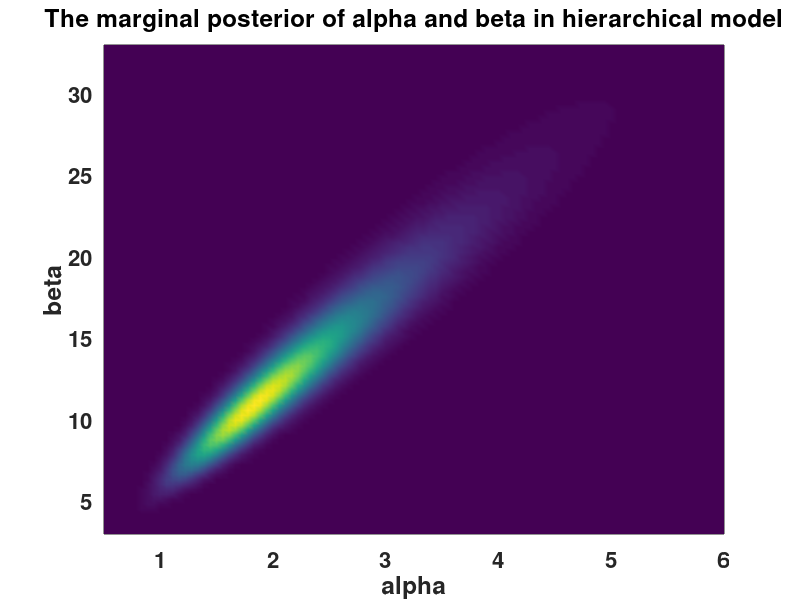

Source code (MATLAB): (Note: this script raises an error after producing the figure.)
% Bayesian data analysis
% Aki Vehtari <Aki.Vehtari@aalto.fi>

% Hierarchical model for Rats experiment (BDA3, p. 102)

% Rat data (BDA3, p. 102)
y=[0  0  0  0  0  0  0  0  0  0 ...
0  0  0  0  1  1  1  1  1  1 ...
1  1  2  2  2  2  2  2  2  2 ...
2  1  5  2  5  3  2  7  7  3 ...
3  2  9  10  4  4  4  4  4  4 ...
4  10  4  4  4  5  11  12  5  5 ...
6  5  6  6  6  6  16  15  15  9 ...
4];
n=[20  20  20  20  20  20  20  19  19  19 ...
19  18  18  17  20  20  20  20  19  19 ...
18  18  25  24  23  20  20  20  20  20 ...
20  10  49  19  46  27  17  49  47  20 ...
20  13  48  50  20  20  20  20  20  20 ...
20  48  19  19  19  22  46  49  20  20 ...
23  19  22  20  20  20  52  46  47  24 ...
14];

% Default setting for figure
clf
set(gcf,'DefaultAxesFontSize',16,'DefaultAxesFontWeight','bold')
set(gcf,'DefaultLineLineWidth',2)
set(gcf,'Position',[200 60 820 640]);
box on

% How many experiments
M=length(y);

clf
x=linspace(0,1,1000);
% Plot separate model
box on
for i=1:M
  px=betapdf(x,y(i)+1,n(i)-y(i)+1);
  h1=line(x,px);
end
% The last one is for emphasize colored red
h2=line(x,px,'Color','r');
set(gca,'Ytick',[])
title('Tumor rats - Separate model')
legend([h1 h2],'Posterior of \theta_j','Posterior of \theta_{71}')
xlabel('\theta')

pause
% Plot both separate and pooled model
% First separate model (same as above)
subplot(2,1,1)
box on
for i=1:M
  px=betapdf(x,y(i)+1,n(i)-y(i)+1);
  h1=line(x,px);
end
% The last one is for emphasize colored red
h2=line(x,px,'Color','r');
set(gca,'Ytick',[])
title('Separate model')
legend([h1 h2],'Posterior of \theta_j','Posterior of \theta_{71}')
xlabel('\theta')
% Then pooled model
subplot(2,1,2)
px=betapdf(x,sum(y)+1,sum(n)-sum(y)+1);
% Common theta for all
line(x,px,'Color','r');
set(gca,'Ytick',[])
title('Pooled model')
legend('Posterior of common \theta')
xlabel('\theta')
drawnow

% Compute the marginal posterior of alpha and beta in hierarchical model
% Use grid 
A=linspace(0.5,6,100);
B=linspace(3,33,100);
for i=1:100
  a=A(i);
  for j=1:100
    b=B(j);
    % Use logarithms for numerical accuracy!
    lp(j,i)=log(a+b).*(-5/2)+sum(gammaln(a+b)-gammaln(a)-gammaln(b)+gammaln(a+y)+gammaln(b+n-y)-gammaln(a+b+n));
  end
end
% Subtract maximum value to avoid over/underflow in exponentation
lp=lp-max(lp(:));
p=exp(lp);

% Notify that previous computation has been completed
fprintf('.')
% and then wait for enter
pause
% Plot the marginal posterior
clf
pcolor(A,B,p);
shading interp
set(gcf,'renderer','painters')
set(gca,'Xtick',1:6)
xlabel('alpha')
ylabel('beta')
title('The marginal posterior of alpha and beta in hierarchical model')

% Plot samples from the distribution
% catrand performs 2D-grid-sampling given values p in the grid
r=catrand(p,1000,1);
% r has indeces to a matrix (grid) length(A)xlength(B)
% transform these to row and column indeces which can be used
% index vectors A and B
[I,J]=ind2sub(size(p),r);
a=A(J);b=B(I);
pause
clf
% Plot samples from the distribution of distributions Beta(alpha,beta),
% that is, plot Beta(alpha,beta) using posterior samples of alpha and beta
subplot(2,1,1)
box on
x=linspace(0,1,1000);
for i=1:20
  px=betapdf(x,a(i),b(i));
  line(x,px)
end
set(gca,'Ytick',[])
title('Posterior samples from the distribution of distributions Beta(\alpha,\beta)')

% The average of above distributions, is the predictive distribution
% for a new theta, and also the prior distribution for theta_j
% Plot this
subplot(2,1,2)
box on
x=linspace(0,1,1000);
pxs=zeros(100,1000);
for i=1:100
  pxs(i,:)=betapdf(x,a(i),b(i));
end
px=mean(pxs);
line(x,px)
set(gca,'Ytick',[])
title(['Predictive distribution for a new \theta and prior for \theta_j'])

pause

% And finally compare the separate model and hierarchical model
% First plot the separate model (same as above)
clf
subplot(2,1,1)
box on
x=linspace(0,1,1000);
pxs=zeros(100,1000);
% Note that for clarity only every 7th distribution is plotted
for i=8:7:M
  px=betapdf(x,y(i)+1,n(i)-y(i)+1);
  line(x,px)
end
line(x,px,'Color','r')
xlim([0 1])
set(gca,'Ytick',[])
title('Separate model')

% And the hierarchical model 
% Note that these marginal posteriors for theta_j are more narrow than
% in the separate model case, due to the borrowed information from the
% other theta_j's
subplot(2,1,2)
box on
x=linspace(0,0.6,200);
pxs=zeros(100,200);
% Note that for clarity only every 7th distribution is plotted
for i=8:7:M
  for j=1:100
    pxs(j,:)=betapdf(x,y(i)+a(j),n(i)-y(i)+b(j));
  end
  px=mean(pxs);
  line(x,px)
end
line(x,px,'Color','r')
set(gca,'Ytick',[])
xlim([0 1])
title('Hierarchical model')
